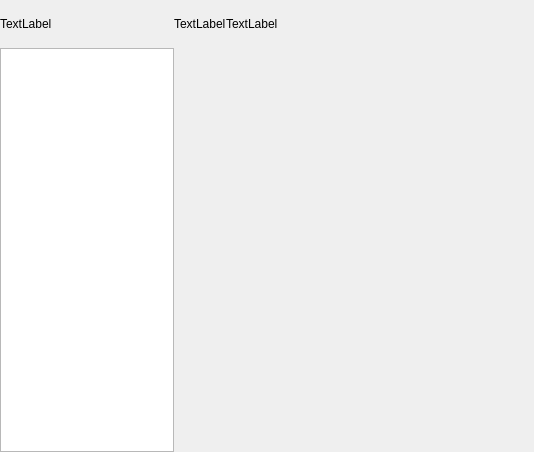
<?xml version="1.0" encoding="UTF-8"?>
<ui version="4.0">
 <class>ClashAppMainWindow</class>
 <widget class="QWidget" name="ClashAppMainWindow">
  <property name="geometry">
   <rect>
    <x>0</x>
    <y>0</y>
    <width>534</width>
    <height>452</height>
   </rect>
  </property>
  <property name="windowTitle">
   <string>Form</string>
  </property>
  <layout class="QHBoxLayout" name="horizontalLayout_2">
   <property name="spacing">
    <number>0</number>
   </property>
   <property name="leftMargin">
    <number>0</number>
   </property>
   <property name="topMargin">
    <number>0</number>
   </property>
   <property name="rightMargin">
    <number>0</number>
   </property>
   <property name="bottomMargin">
    <number>0</number>
   </property>
   <item>
    <layout class="QVBoxLayout" name="verticalLayout">
     <property name="spacing">
      <number>0</number>
     </property>
     <item>
      <widget class="QLabel" name="Logo">
       <property name="sizePolicy">
        <sizepolicy hsizetype="Preferred" vsizetype="Fixed">
         <horstretch>0</horstretch>
         <verstretch>0</verstretch>
        </sizepolicy>
       </property>
       <property name="minimumSize">
        <size>
         <width>0</width>
         <height>48</height>
        </size>
       </property>
       <property name="maximumSize">
        <size>
         <width>16777215</width>
         <height>48</height>
        </size>
       </property>
       <property name="text">
        <string>TextLabel</string>
       </property>
      </widget>
     </item>
     <item>
      <widget class="QListWidget" name="Nav">
       <property name="sizePolicy">
        <sizepolicy hsizetype="Preferred" vsizetype="Expanding">
         <horstretch>0</horstretch>
         <verstretch>0</verstretch>
        </sizepolicy>
       </property>
       <property name="minimumSize">
        <size>
         <width>120</width>
         <height>0</height>
        </size>
       </property>
       <property name="maximumSize">
        <size>
         <width>200</width>
         <height>16777215</height>
        </size>
       </property>
      </widget>
     </item>
    </layout>
   </item>
   <item>
    <layout class="QVBoxLayout" name="verticalLayout_2">
     <item>
      <layout class="QHBoxLayout" name="TitleLayout">
       <item>
        <widget class="QLabel" name="Icon">
         <property name="text">
          <string>TextLabel</string>
         </property>
        </widget>
       </item>
       <item>
        <widget class="QLabel" name="Title">
         <property name="sizePolicy">
          <sizepolicy hsizetype="Expanding" vsizetype="Preferred">
           <horstretch>0</horstretch>
           <verstretch>0</verstretch>
          </sizepolicy>
         </property>
         <property name="minimumSize">
          <size>
           <width>0</width>
           <height>48</height>
          </size>
         </property>
         <property name="maximumSize">
          <size>
           <width>16777215</width>
           <height>48</height>
          </size>
         </property>
         <property name="text">
          <string>TextLabel</string>
         </property>
        </widget>
       </item>
       <item>
        <widget class="QToolBar" name="ToolBar" native="true"/>
       </item>
      </layout>
     </item>
     <item>
      <widget class="QStackedWidget" name="Stack">
       <property name="sizePolicy">
        <sizepolicy hsizetype="Expanding" vsizetype="Expanding">
         <horstretch>0</horstretch>
         <verstretch>0</verstretch>
        </sizepolicy>
       </property>
       <property name="minimumSize">
        <size>
         <width>360</width>
         <height>0</height>
        </size>
       </property>
      </widget>
     </item>
    </layout>
   </item>
  </layout>
 </widget>
 <resources/>
 <connections/>
</ui>
